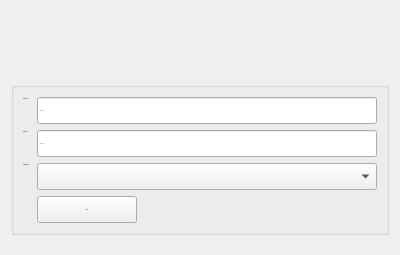
<?xml version="1.0" encoding="UTF-8"?>
<ui version="4.0">
 <class>LoginWindow</class>
 <widget class="QWidget" name="LoginWindow">
  <property name="windowModality">
   <enum>Qt::NonModal</enum>
  </property>
  <property name="geometry">
   <rect>
    <x>0</x>
    <y>0</y>
    <width>400</width>
    <height>255</height>
   </rect>
  </property>
  <property name="sizePolicy">
   <sizepolicy hsizetype="Fixed" vsizetype="Fixed">
    <horstretch>0</horstretch>
    <verstretch>0</verstretch>
   </sizepolicy>
  </property>
  <property name="minimumSize">
   <size>
    <width>400</width>
    <height>255</height>
   </size>
  </property>
  <property name="maximumSize">
   <size>
    <width>400</width>
    <height>255</height>
   </size>
  </property>
  <property name="contextMenuPolicy">
   <enum>Qt::NoContextMenu</enum>
  </property>
  <property name="windowTitle">
   <string>Sign In</string>
  </property>
  <property name="windowIcon">
   <iconset resource="erpres.qrc">
    <normaloff>:/Images/images/icon.png</normaloff>:/Images/images/icon.png</iconset>
  </property>
  <property name="windowOpacity">
   <double>1.000000000000000</double>
  </property>
  <property name="styleSheet">
   <string notr="true"/>
  </property>
  <property name="animated" stdset="0">
   <bool>true</bool>
  </property>
  <layout class="QGridLayout" name="gridLayout_3">
   <item row="0" column="0">
    <widget class="QWidget" name="centralwidget" native="true">
     <property name="styleSheet">
      <string notr="true"/>
     </property>
     <layout class="QGridLayout" name="gridLayout_2">
      <property name="leftMargin">
       <number>0</number>
      </property>
      <property name="topMargin">
       <number>0</number>
      </property>
      <property name="rightMargin">
       <number>0</number>
      </property>
      <item row="0" column="0">
       <widget class="QLabel" name="label_logo">
        <property name="maximumSize">
         <size>
          <width>16777215</width>
          <height>90</height>
         </size>
        </property>
        <property name="text">
         <string/>
        </property>
        <property name="pixmap">
         <pixmap resource="erpres.qrc">:/Images/images/logo-cdr-s.png</pixmap>
        </property>
        <property name="alignment">
         <set>Qt::AlignCenter</set>
        </property>
       </widget>
      </item>
      <item row="1" column="0">
       <widget class="QGroupBox" name="groupBox">
        <property name="font">
         <font>
          <pointsize>-1</pointsize>
         </font>
        </property>
        <property name="styleSheet">
         <string notr="true">font-size:12px;
groupBox
{
	border:0px;
}
</string>
        </property>
        <property name="title">
         <string/>
        </property>
        <property name="alignment">
         <set>Qt::AlignLeading|Qt::AlignLeft|Qt::AlignVCenter</set>
        </property>
        <property name="flat">
         <bool>false</bool>
        </property>
        <layout class="QFormLayout" name="formLayout">
         <item row="0" column="0">
          <widget class="QLabel" name="label">
           <property name="text">
            <string>Username:</string>
           </property>
          </widget>
         </item>
         <item row="0" column="1">
          <widget class="QLineEdit" name="username_txt">
           <property name="minimumSize">
            <size>
             <width>0</width>
             <height>27</height>
            </size>
           </property>
           <property name="font">
            <font>
             <pointsize>-1</pointsize>
            </font>
           </property>
           <property name="styleSheet">
            <string notr="true"/>
           </property>
           <property name="placeholderText">
            <string>Username</string>
           </property>
          </widget>
         </item>
         <item row="1" column="0">
          <widget class="QLabel" name="label_2">
           <property name="text">
            <string>Password:</string>
           </property>
          </widget>
         </item>
         <item row="1" column="1">
          <widget class="QLineEdit" name="password_txt">
           <property name="minimumSize">
            <size>
             <width>0</width>
             <height>27</height>
            </size>
           </property>
           <property name="font">
            <font>
             <pointsize>-1</pointsize>
            </font>
           </property>
           <property name="styleSheet">
            <string notr="true"/>
           </property>
           <property name="echoMode">
            <enum>QLineEdit::Password</enum>
           </property>
           <property name="placeholderText">
            <string>Password</string>
           </property>
          </widget>
         </item>
         <item row="2" column="0">
          <widget class="QLabel" name="label_3">
           <property name="text">
            <string>Financialyear:</string>
           </property>
          </widget>
         </item>
         <item row="2" column="1">
          <widget class="QComboBox" name="financialyear">
           <property name="minimumSize">
            <size>
             <width>0</width>
             <height>27</height>
            </size>
           </property>
          </widget>
         </item>
         <item row="3" column="1">
          <widget class="QPushButton" name="login_btn">
           <property name="minimumSize">
            <size>
             <width>0</width>
             <height>27</height>
            </size>
           </property>
           <property name="maximumSize">
            <size>
             <width>100</width>
             <height>16777215</height>
            </size>
           </property>
           <property name="styleSheet">
            <string notr="true"/>
           </property>
           <property name="text">
            <string>Login</string>
           </property>
           <property name="autoDefault">
            <bool>true</bool>
           </property>
           <property name="default">
            <bool>false</bool>
           </property>
           <property name="flat">
            <bool>false</bool>
           </property>
          </widget>
         </item>
        </layout>
       </widget>
      </item>
     </layout>
    </widget>
   </item>
  </layout>
 </widget>
 <tabstops>
  <tabstop>username_txt</tabstop>
  <tabstop>password_txt</tabstop>
  <tabstop>financialyear</tabstop>
  <tabstop>login_btn</tabstop>
 </tabstops>
 <resources>
  <include location="erpres.qrc"/>
 </resources>
 <connections/>
</ui>
